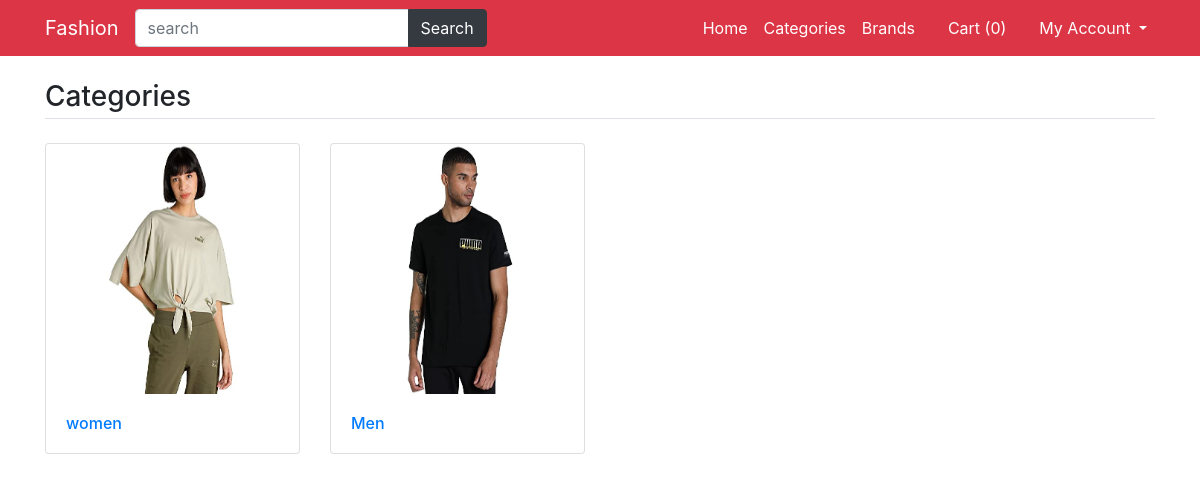
Page /category-list on the earlier database version.
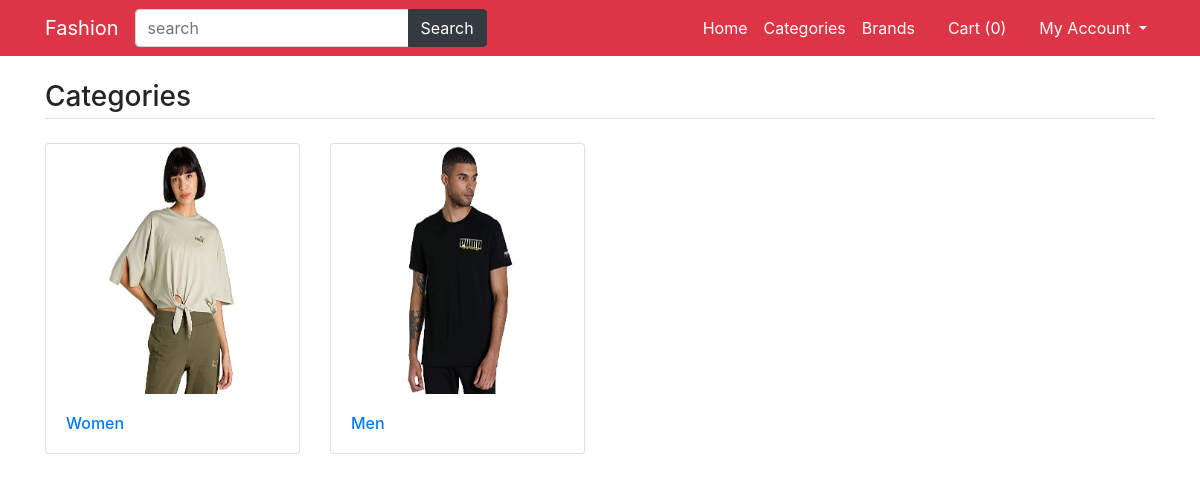
Same page on the later database version.
### main/models.py (models this page shows, shortened)
class Category(models.Model):
    title=models.CharField(max_length=100)
    image=models.ImageField(upload_to="cat_imgs/")
    class Meta:
        verbose_name_plural='2. Categories'

### main/views.py (the view)
# urls.py: path('category-list',views.category_list,name='category-list'),
def category_list(request):
    data = Category.objects.all().order_by("-id")
    return render(request, "category_list.html", {"data": data})

### main/templates/category_list.html
{% extends 'base.html' %}
{% load static %}
{% block content %}
<main class="container my-4">
	<h3 class="my-4 border-bottom pb-1">Categories</h3>
	<div class="row">
		{% if data %}
			{% for cat in data %}
			<div class="col-md-3 mb-4 card-group">
				<div class="card shadow">
				<a href="/category-product-list/{{cat.id}}"><img src="/media/{{cat.image}}" class="card-img-top" style="height: 250px" alt="{{cat.title}}" /></a>
				<div class="card-body">
					<h6 class="card-text"><a href="#">{{cat.title}}</a></h6>
				</div>
				</div>
			</div>
			{% endfor %}
		{% endif %}
	</div>
</main>
{% endblock %}

### main/templates/base.html (shortened to what this page needs)
{% load static %}
<!DOCTYPE html>
<html>
<head>
	<link rel="stylesheet" type="text/css" href="{% static 'fontawesome-free/css/all.min.css' %}" />
	<link rel="stylesheet" href="https://cdn.jsdelivr.net/npm/bootstrap@4.0.0/dist/css/bootstrap.min.css">
	<link rel="stylesheet" type="text/css" href="{% static 'custom.css' %}" />
</head>
<body>
	<nav class="navbar navbar-expand-lg sticky-top navbar-dark bg-danger" >
		<div class="container" >
		  <a class="navbar-brand" href="/">Fashion</a>
		  <div class="collapse navbar-collapse" id="navbarNav">
		  	<form class="form-inline my-2 my-lg-0" action="/search">
		      <div class="input-group">
				  <input name="q" type="text" class="form-control" placeholder="search" />
				  <div class="input-group-append">
				    <button class="btn btn-dark" type="submit" id="button-addon2">Search</button>
				  </div>
				</div>
		    </form>
		    <ul class="navbar-nav ml-auto">
		      <li class="nav-item">
		        <a class="nav-link text-white" href="/">Home</a>
		      </li>
		      <li class="nav-item">
		        <a class="nav-link text-white" href="{% url 'category-list' %}">Categories</a>
		      </li>
		      <li class="nav-item">
		        <a class="nav-link text-white" href="{% url 'brand-list' %}">Brands</a>
		      </li>
		      <li class="nav-item">
		        <a class="nav-link text-white" href="{% url 'cart' %}"><i class="fa fa-shopping-cart"></i> Cart (<span class="cart-list">{{request.session.cartdata|length}}</span>)</a>
		      </li>
		      <li class="nav-item dropdown">
		        <a class="nav-link text-white dropdown-toggle" href="#" id="navbarDropdown" role="button" data-toggle="dropdown" aria-haspopup="true" aria-expanded="false">
		          <i class="fa fa-user"></i> My Account
		        </a>
		      </li>
		    </ul>
		  </div>
		</div>
    </nav>
    {% block content %}
    {% endblock %}

Differences in the rows shown:
changed Category: title "women" → "Women"
